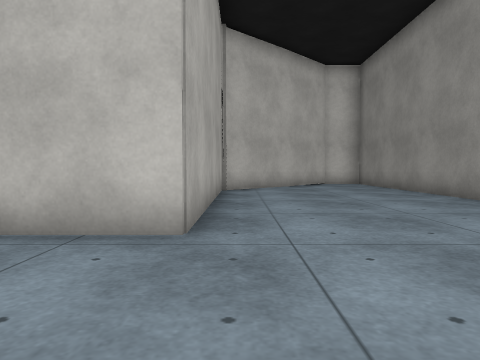
view 1 (above)

18 first-person views from a walk through a scene from a Unity 3-D project. The camera is 0.68 m above the floor, tilts 2° down and sees 70° across. The floor is counted in squares, 1 m on a side. Each view is taken from the middle of a square. On the plan, view 1 faces up. The plan holds only what a view shows up to about 10 squares ahead; the rest is blank. The place goes on beyond the plan. The player character is not drawn. Some animated figures are left out. Surface patterns are stand-ins for the level's own textures.

view 2
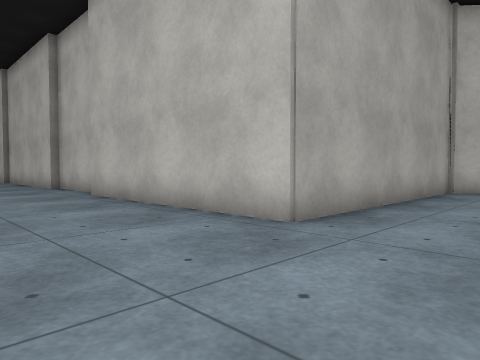

view 3
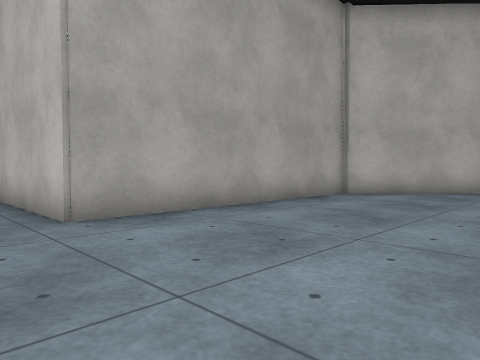

view 4
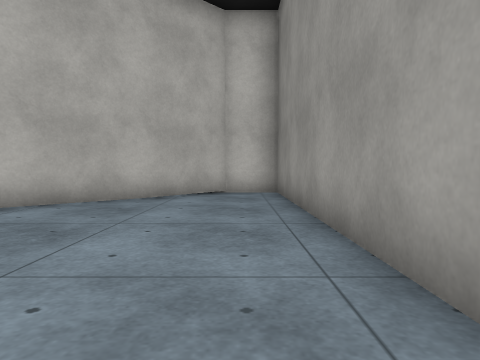

view 5
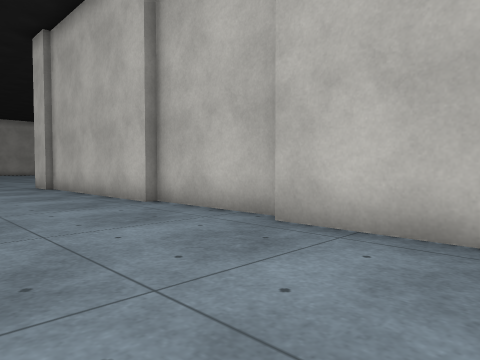

view 6
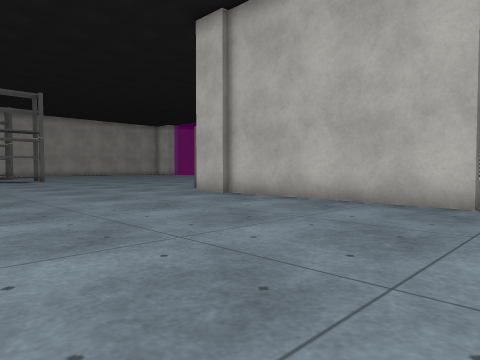

view 7
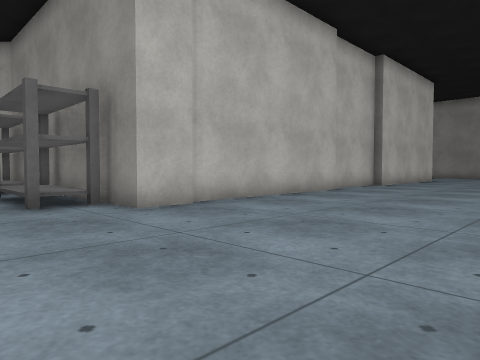

view 8
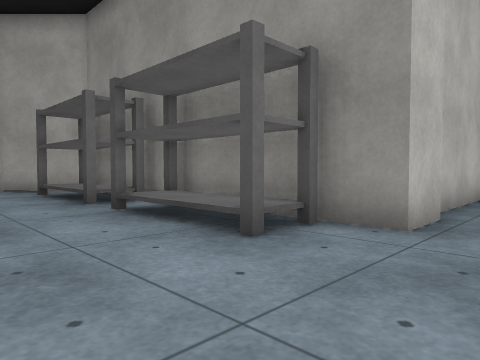

view 9
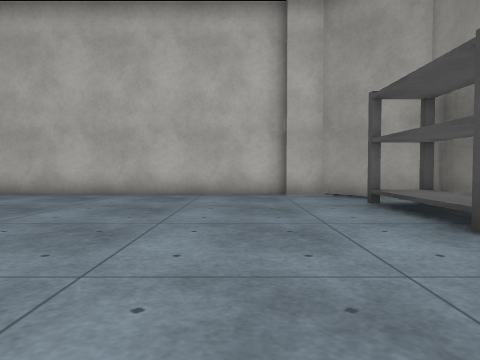

view 10
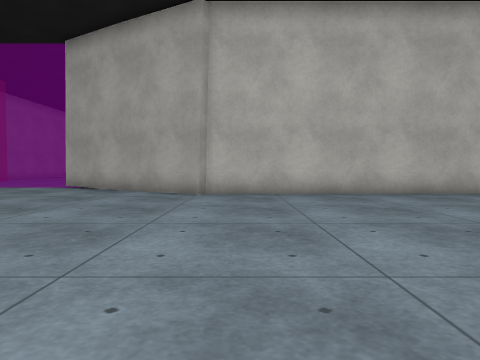

view 11
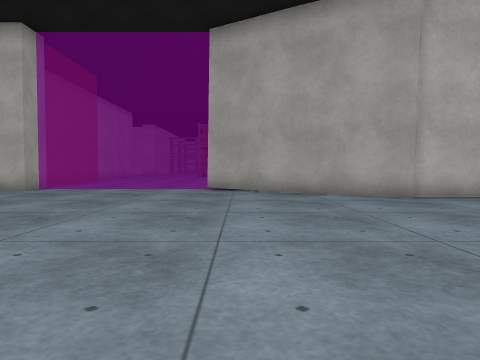

view 12
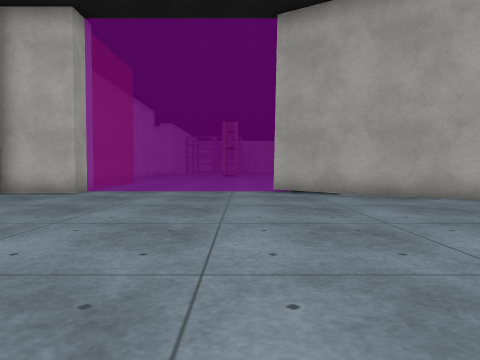

view 13
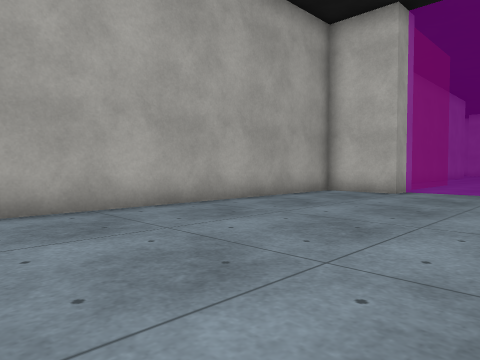

view 14
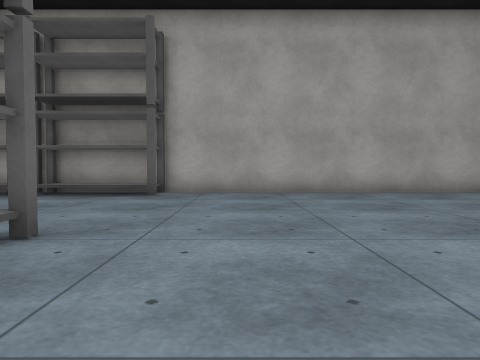

view 15
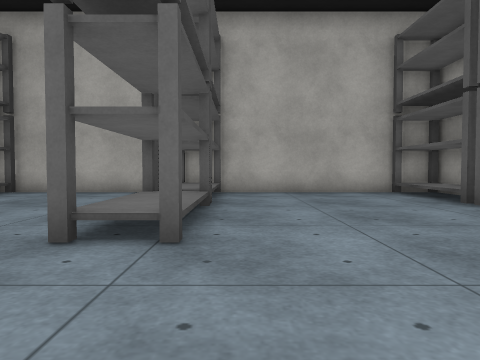

view 16
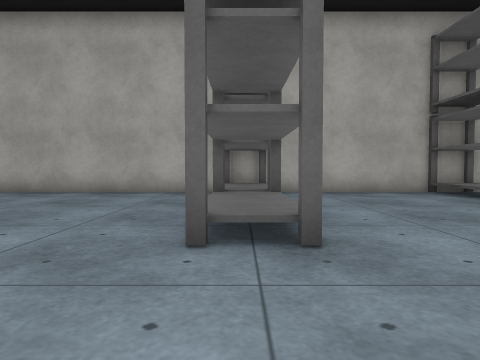

view 17
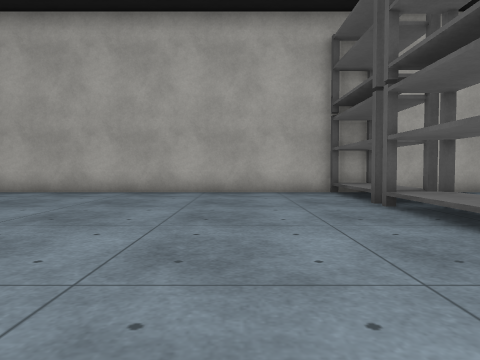

view 18
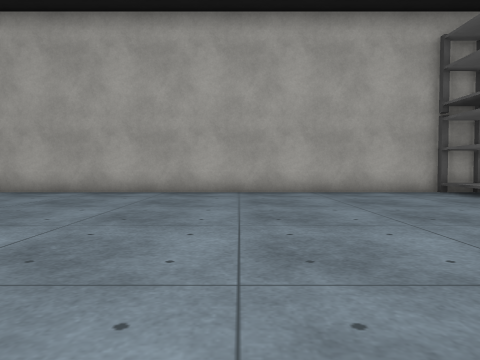

### Floor plan
Points are (right, up) in squares from view 1. A wall is a line through its corners. A room is listed if a view was taken in it or the views show most of it. See-through windows are left out.
Room 1 (views 1, 2, 3, 4, 5, 6, 7, 8, 9, 10, 11, 12, 13, 14, 15, 16, 17, 18)
walls: (-15.9, 3.3) (-17.1, 3.3) (-17.1, 12) (-18.9, 13.7) (-19.9, 13.7); (-19.8, 14) (-28, 14); (-10.1, 3.5) (-16, 3.5); (-28, 13.7) (-33.1, 16.9); (-7, 3.8) (-10.2, 3.8); (-0.6, 10.6) (-0.6, 3.5) (-6.9, 3.5); (-38.5, 17.5) (-38.5, 16.3) (-40.5, 16.3) (-40.5, -4.6) (-15.2, -4.6); (5, 6.4) (5, 14.5) (3.6, 14.5) (-0.6, 10.3)
objects: shelf (-40, -4) to (-40, -2); shelf (-40, -1) to (-40, 2); shelf (-34, -4) to (-34, -2); shelf (-34, -1) to (-34, 2); shelf (-28, -4) to (-28, -1); shelf (-28, 0) to (-28, 2); shelf (-18, 5) to (-18, 7); shelf (-18, 9) to (-18, 11)

Where each view was taken, in squares from view 1:
view 1: 0 up, 0 right, facing up
view 2: 0 up, 2 right, facing up-left
view 3: 2 up, 4 right, facing up-left
view 4: 5 up, 4 right, facing up
view 5: 0 up, 4 left, facing up-left
view 6: 3 down, 9 left, facing up-left
view 7: 2 down, 20 left, facing up-right
view 8: 2 up, 21 left, facing up-right
view 9: 5 up, 21 left, facing up
view 10: 5 up, 27 left, facing up
view 11: 6 up, 32 left, facing up
view 12: 7 up, 34 left, facing up
view 13: 7 up, 35 left, facing up-left
view 14: 4 up, 31 left, facing left
view 15: 5 up, 35 left, facing down
view 16: 5 up, 28 left, facing down
view 17: 5 up, 25 left, facing down
view 18: 5 up, 22 left, facing down
